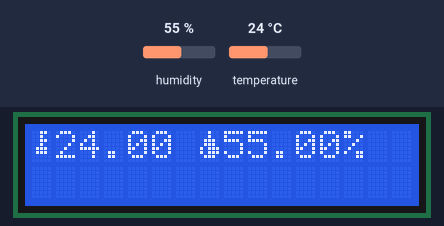
A sketch run on a simulated Arduino Uno, built with avr-gcc and run on an emulated ATmega328P. Parts: 16×2 character LCD. The inputs (shaded band) are chosen by the test bench; at power-on: humidity 55 %, temperature 24 °C. What the sketch prints to the serial monitor is not drawn.

Above: at 2.6 s.
2.7 s: humidity set to 22 %
At 4.9 s:
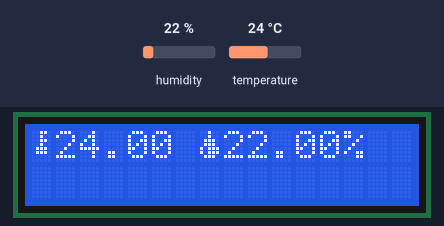
5.7 s: temperature set to 12 °C
At 7.6 s:
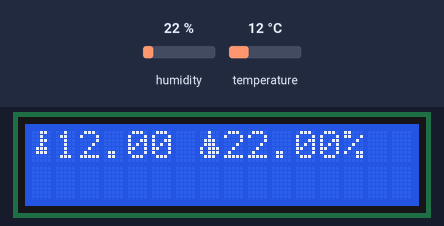
8.7 s: humidity set to 40 %
At 11.4 s:
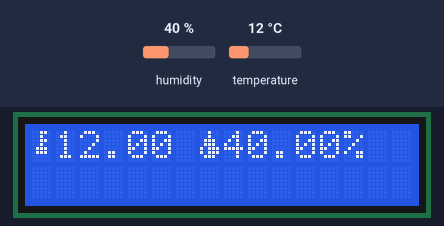
11.7 s: temperature set to 19 °C
At 13.0 s:
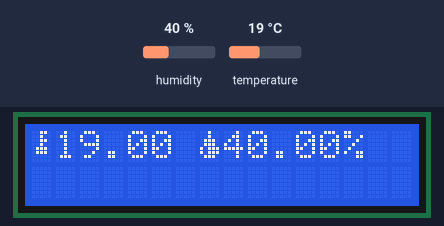
Timing chart, 0 to 14.7 s (numbered marks = the images above; inputs shaded):
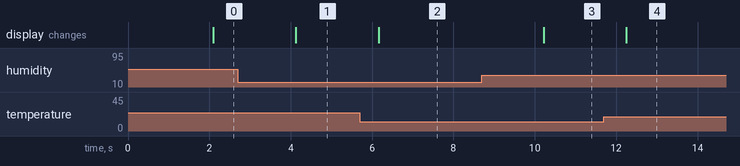

The sketch:

scanner_arduino.ino
```cpp
#include "DHT.h"
#include <LiquidCrystal.h>
#define DHTPIN 7
#define DHTTYPE DHT11
DHT dht(DHTPIN, DHTTYPE);

LiquidCrystal lcd(12,11,5,4,3,2);

byte temp[8] = {
  B00110,
  B00100,
  B00110,
  B00100,
  B01110,
  B01110,
  B00000,
};

byte hum[8] = {
  B00100,
  B00100,
  B01110,
  B01110,
  B10111,
  B10111,
  B01110,
};

void setup() {
  lcd.begin(16,2);
  lcd.home();
  lcd.print("starting...");
  lcd.createChar(0, temp);
  lcd.createChar(1, hum);
  Serial.begin(9600);
  Serial.println(F("DHTxx test!"));

  dht.begin();
}

void loop() {

  delay(2000);

  float h = dht.readHumidity();
  // Read temperature as Celsius (the default)
  float t = dht.readTemperature();
  // Read temperature as Fahrenheit (isFahrenheit = true)
  float f = dht.readTemperature(true);

  // Check if any reads failed and exit early (to try again).
  if (isnan(h) || isnan(t) || isnan(f)) {
    lcd.print(F("Failed to read from DHT sensor!"));
    return;
  }

  // Compute heat index in Fahrenheit (the default)
  float hif = dht.computeHeatIndex(f, h);
  // Compute heat index in Celsius (isFahreheit = false)
  float hic = dht.computeHeatIndex(t, h, false);


  lcd.clear();
  lcd.home();
  // lcd.print(F("Temp: "));
  lcd.write(byte(0));
  lcd.print(t);
  lcd.print(" ");
  lcd.write(byte(1));
  lcd.print(h);
  lcd.print("%");

}
```

Measured:
- after the input at 2.7 s, the display: changes after 1.4 s (image 1)
- after the input at 5.7 s, the display: changes after 0.46 s (image 2)
- after the input at 8.7 s, the display: changes after 1.5 s (image 3)
- after the input at 11.7 s, the display: changes after 0.55 s (image 4)
